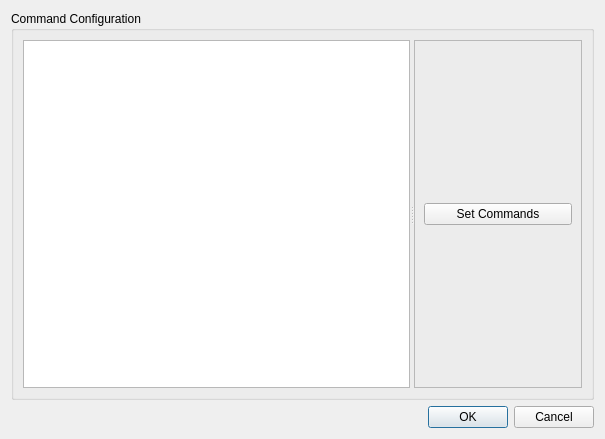
<?xml version="1.0" encoding="UTF-8"?>
<ui version="4.0">
 <class>Dialog_CCD</class>
 <widget class="QDialog" name="Dialog_CCD">
  <property name="geometry">
   <rect>
    <x>0</x>
    <y>0</y>
    <width>605</width>
    <height>439</height>
   </rect>
  </property>
  <property name="windowTitle">
   <string>Command Configuration Dialog</string>
  </property>
  <layout class="QVBoxLayout" name="verticalLayout">
   <item>
    <widget class="QGroupBox" name="groupBox_CCD">
     <property name="title">
      <string>Command Configuration</string>
     </property>
     <layout class="QGridLayout" name="gridLayout">
      <item row="0" column="0">
       <widget class="QSplitter" name="splitter">
        <property name="orientation">
         <enum>Qt::Horizontal</enum>
        </property>
        <widget class="QTableWidget" name="tableWidget_CCD"/>
        <widget class="QFrame" name="frame_CCD">
         <property name="frameShape">
          <enum>QFrame::StyledPanel</enum>
         </property>
         <property name="frameShadow">
          <enum>QFrame::Raised</enum>
         </property>
         <layout class="QGridLayout" name="gridLayout_2">
          <item row="0" column="0">
           <widget class="QPushButton" name="pushButton_CCD_set_commands">
            <property name="text">
             <string>Set Commands</string>
            </property>
           </widget>
          </item>
         </layout>
        </widget>
       </widget>
      </item>
     </layout>
    </widget>
   </item>
   <item>
    <widget class="QDialogButtonBox" name="buttonBox">
     <property name="orientation">
      <enum>Qt::Horizontal</enum>
     </property>
     <property name="standardButtons">
      <set>QDialogButtonBox::Cancel|QDialogButtonBox::Ok</set>
     </property>
    </widget>
   </item>
  </layout>
 </widget>
 <resources/>
 <connections>
  <connection>
   <sender>buttonBox</sender>
   <signal>accepted()</signal>
   <receiver>Dialog_CCD</receiver>
   <slot>accept()</slot>
   <hints>
    <hint type="sourcelabel">
     <x>248</x>
     <y>254</y>
    </hint>
    <hint type="destinationlabel">
     <x>157</x>
     <y>274</y>
    </hint>
   </hints>
  </connection>
  <connection>
   <sender>buttonBox</sender>
   <signal>rejected()</signal>
   <receiver>Dialog_CCD</receiver>
   <slot>reject()</slot>
   <hints>
    <hint type="sourcelabel">
     <x>316</x>
     <y>260</y>
    </hint>
    <hint type="destinationlabel">
     <x>286</x>
     <y>274</y>
    </hint>
   </hints>
  </connection>
 </connections>
</ui>
